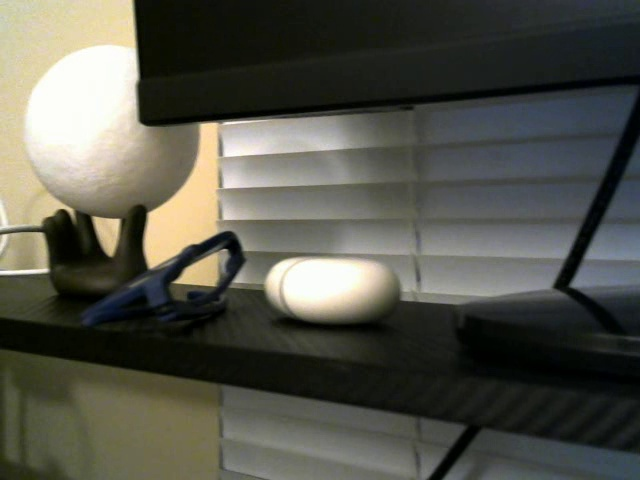
#> input picture image1.jpg, 640 x 480 px
$ jupyter execute Q3B_Homography.ipynb
#> lines starting #> are read from the running program, lines starting #| are printed output that depends on the picture
[cell 1]
import cv2
import numpy as np

# Load the two images
image1 = cv2.imread('image1.jpg')
#> image1 is the input picture: shape (480, 640, 3); mean B, G, R 74.9, 84.6, 84.3
image2 = cv2.imread('image2.jpg')
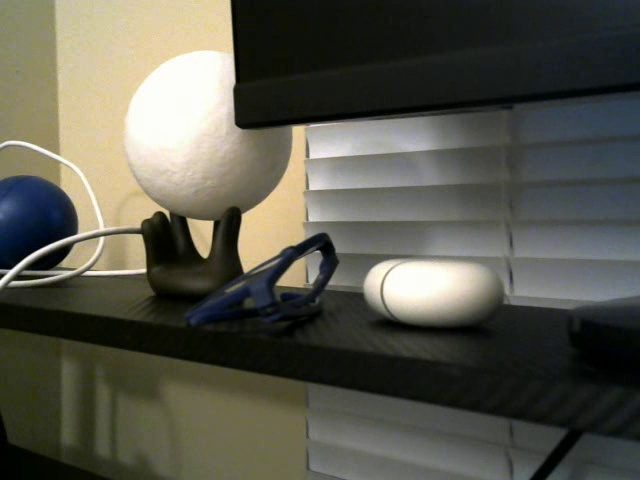
#> input picture image2.jpg, 640 x 480 px
#> image2 is the input picture: shape (480, 640, 3); mean B, G, R 76.6, 87.8, 88.3

# Initialize SIFT detector
sift = cv2.SIFT_create()

# Find keypoints and descriptors with SIFT
keypoints1, descriptors1 = sift.detectAndCompute(image1, None)
#> keypoints1 = 142 keypoints; strongest (x, y, size): (319, 284, 50), (109, 233, 18.3), (203, 274, 20.1), (159, 248, 22.8)
keypoints2, descriptors2 = sift.detectAndCompute(image2, None)
#> keypoints2 = 164 keypoints; strongest (x, y, size): (419, 286, 50.1), (64, 251, 8.3), (256, 246, 27.4), (228, 227, 19.5)

# FLANN parameters
FLANN_INDEX_KDTREE = 1
index_params = dict(algorithm = FLANN_INDEX_KDTREE, trees = 5)
search_params = dict(checks = 50)  # or pass empty dictionary

flann = cv2.FlannBasedMatcher(index_params, search_params)

# Matching descriptor using KNN algorithm
matches = flann.knnMatch(descriptors1, descriptors2, k=2)
#> matches = 142 matches

# Need to draw only good matches, so create a mask
matchesMask = [[0,0] for i in range(len(matches))]
#> matchesMask = 142 pairs, first value 0 to 0, second value 0 to 0

# Ratio test as per Lowe's paper
good = []
for i, (m, n) in enumerate(matches):
    if m.distance < 0.7 * n.distance:
        matchesMask[i] = [1,0]
        good.append(m)
#> this loop made 142 passes
#> after the loop, good = 52 matches; matchesMask = 142 pairs, first value 0 to 1, second value 0 to 0

if len(good) >= 4:
    src_pts = np.float32([ keypoints1[m.queryIdx].pt for m in good ]).reshape(-1,1,2)
#> src_pts = 52 rows, first 8: [37.77, 222.8], [40.02, 238.8], [50.21, 207], [51.83, 292.2], [61.02, 198.4], [62.85, 212.2], [69.17, 297], [77.5, 213]
    dst_pts = np.float32([ keypoints2[m.trainIdx].pt for m in good ]).reshape(-1,1,2)
#> dst_pts = 52 rows, first 8: [137.6, 225.2], [138.7, 238.9], [148, 209.4], [150, 292.2], [156.6, 200.4], [160, 214.2], [165.6, 296.8], [171, 213.8]

    # Compute Homography
    H, mask = cv2.findHomography(src_pts, dst_pts, cv2.RANSAC, 5.0)
#> H = [[0.971, 0.0491, 89.7], [-0.0195, 1.02, 1.2], [-0.000111, 0.000107, 1]]; mask = 52 values, max 1 at index 0, min 0 at index 11, mean 0.673
    print("Homography matrix is:")
    print(H)
#| [[ 9.71198936e-01  4.90689457e-02  8.97002009e+01]
#|  [-1.94642845e-02  1.02335453e+00  1.19517949e+00]
#|  [-1.11133065e-04  1.07345223e-04  1.00000000e+00]]
else:
    print("Not enough matches are found - {}/{}".format(len(good), 4))

# Optionally draw matches.
draw_params = dict(matchColor = (0,255,0),
                   singlePointColor = (255,0,0),
                   matchesMask = matchesMask,
                   flags = cv2.DrawMatchesFlags_DEFAULT)
#> draw_params = 4 items

img_matches = cv2.drawMatchesKnn(image1, keypoints1, image2, keypoints2, matches, None, **draw_params)
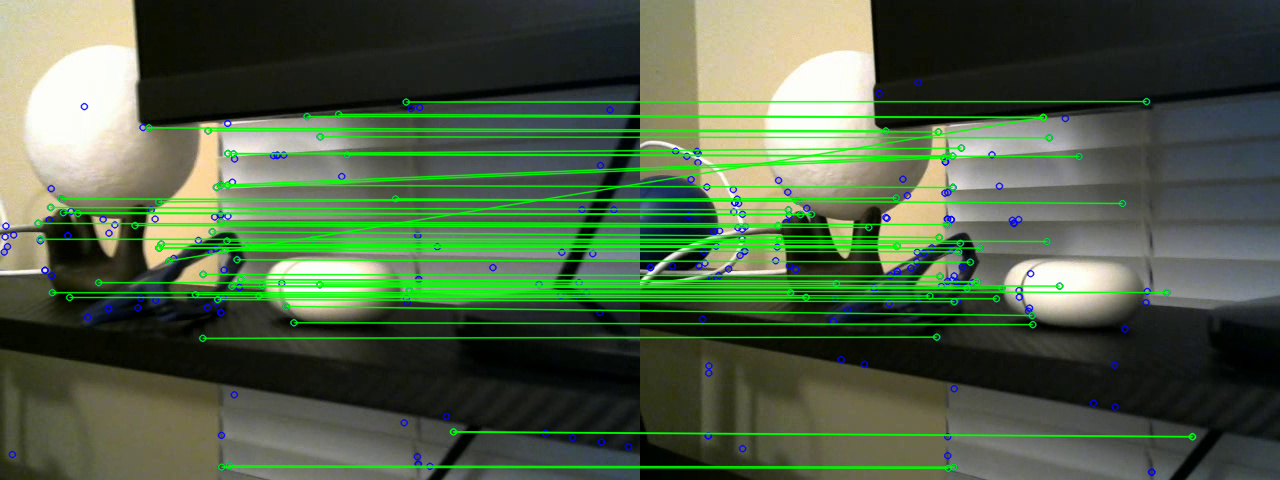
#> img_matches: shape (480, 1280, 3); mean B, G, R 69.3, 97, 77.3

cv2.imshow("Matches", img_matches)
cv2.waitKey(0)
cv2.destroyAllWindows()
